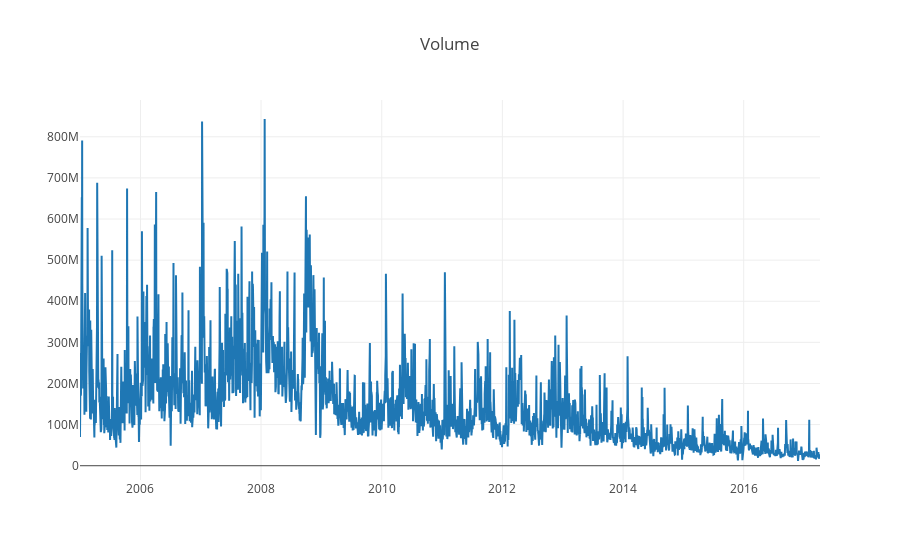

The notebook cell this image was saved under:
### Code cell
dataset_volume = dataset.drop(['Open', 'Low', 'Adj Close', 'High', 'Close'], axis=1)
plotly_df(dataset_volume, title = "Volume")

### Figure 1 — Plotly figure (JSON) as saved in the notebook; plotly's stock layout.template omitted (floating-point values rounded to 4 significant figures; data arrays with more than 128 entries replaced by an {"elided": "..."} marker saying what was removed)
{"data": [{"mode": "lines", "name": "Volume", "type": "scatter", "x": {"elided": "3089 str values"}, "y": {"elided": "3089 int values"}}], "layout": {"title": "Volume"}}
